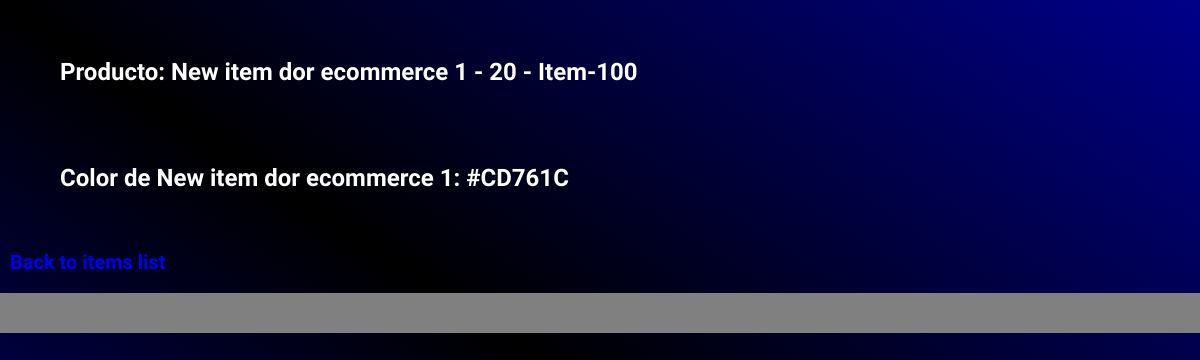
The app's page /detail/Item-100/ (signed in) with its own data.
### model_products/models.py (models this page shows, shortened)
class Product(models.Model):
    user = models.ForeignKey(User, blank=True, null=True, on_delete=models.SET_NULL)
    title = models.CharField(max_length=60)
    slug = models.SlugField(unique=True)
    color = ColorField(default='#FF0000')
    created = models.DateTimeField(auto_now_add=True)

### model_products/views.py (the view)
# urls.py: path('detail/<slug:slug>/',DetailProduct.as_view()),
class DetailProduct(DetailView):
    model = Product
    template_name = 'pages/detail.html'
    def get_queryset(self):
        return Product.objects.filter(user=self.request.user)

### model_products/templates/pages/detail.html (shortened to what this page needs)
{% load static %}
<!DOCTYPE html>
<html lang="en">
<head>
    <link rel='stylesheet' href="{% static 'dear_app/detail.css' %}">
</head>
<body>
    <br><br>
    <h2>Producto: {{object.title}} - {{object.id}} - {{object.slug}} </h2>
    <br><br>
    <h2>Color de {{object.title}}: {{object.color}}</h2>
    <br><br>
    <a href='/my-products/'>Back to items list</a>
    <br><br>
    <nav>
    </nav>
</body>
</html>

### dear_app/static/dear_app/detail.css (style rules this page uses)
*,*:before,*:after { box-sizing: border-box; }
body,html { height: 100%; }
body { padding: 0; margin: 0; font-family: 'REM', sans-serif; background-image: linear-gradient(to top right, darkblue, black,darkblue); color: white; }
h1,h2 { margin-left: 60px; }
nav { background-color: gray; padding: 20px 40px; position: relative; }
a { text-decoration: none; font-weight: 700; font-size: 20px; margin-left: 10px; }

### records on screen
Product: title "New item dor ecommerce 1", id "20", slug "Item-100", color "#CD761C"
